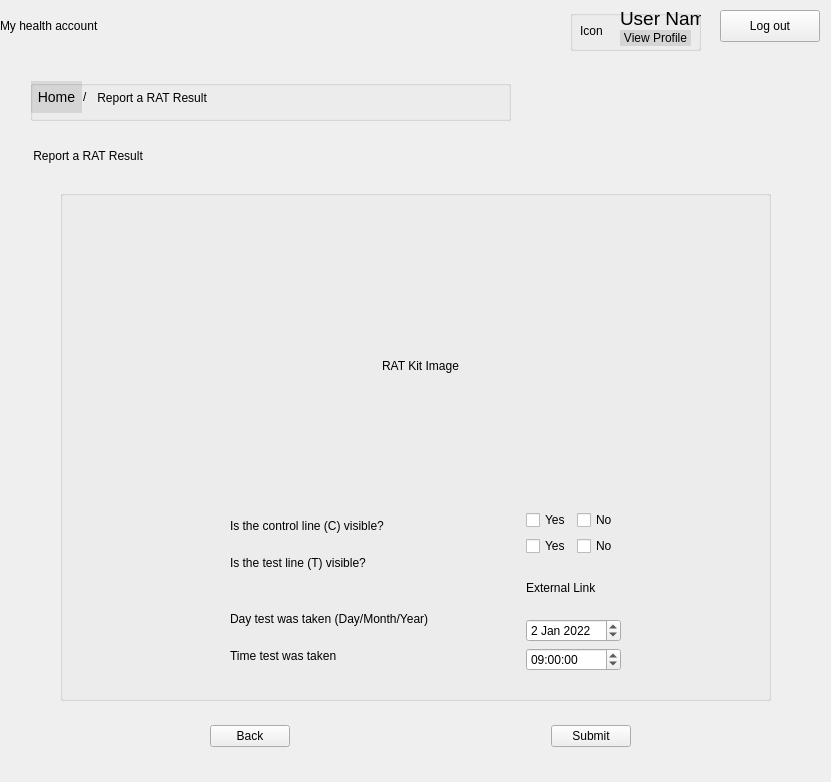
<?xml version="1.0" encoding="UTF-8"?>
<ui version="4.0">
 <class>UserReportRATResult</class>
 <widget class="QDialog" name="UserReportRATResult">
  <property name="geometry">
   <rect>
    <x>0</x>
    <y>0</y>
    <width>831</width>
    <height>782</height>
   </rect>
  </property>
  <property name="windowTitle">
   <string>Dialog</string>
  </property>
  <widget class="QLabel" name="label_6">
   <property name="geometry">
    <rect>
     <x>0</x>
     <y>10</y>
     <width>201</width>
     <height>31</height>
    </rect>
   </property>
   <property name="styleSheet">
    <string notr="true">font: 24pt &quot;.AppleSystemUIFont&quot;;</string>
   </property>
   <property name="text">
    <string>My health account </string>
   </property>
  </widget>
  <widget class="QLabel" name="label_7">
   <property name="geometry">
    <rect>
     <x>30</x>
     <y>140</y>
     <width>201</width>
     <height>31</height>
    </rect>
   </property>
   <property name="styleSheet">
    <string notr="true">font: 18pt &quot;.AppleSystemUIFont&quot;;</string>
   </property>
   <property name="text">
    <string> Report a RAT Result</string>
   </property>
  </widget>
  <widget class="QGroupBox" name="groupBox_2">
   <property name="geometry">
    <rect>
     <x>30</x>
     <y>80</y>
     <width>481</width>
     <height>41</height>
    </rect>
   </property>
   <property name="title">
    <string/>
   </property>
   <widget class="QLabel" name="label_9">
    <property name="geometry">
     <rect>
      <x>53</x>
      <y>9</y>
      <width>16</width>
      <height>16</height>
     </rect>
    </property>
    <property name="text">
     <string>/</string>
    </property>
   </widget>
   <widget class="QLabel" name="label_10">
    <property name="geometry">
     <rect>
      <x>64</x>
      <y>10</y>
      <width>241</width>
      <height>16</height>
     </rect>
    </property>
    <property name="text">
     <string> Report a RAT Result</string>
    </property>
   </widget>
   <widget class="QPushButton" name="pushButtonHome">
    <property name="geometry">
     <rect>
      <x>1</x>
      <y>1</y>
      <width>51</width>
      <height>32</height>
     </rect>
    </property>
    <property name="styleSheet">
     <string notr="true">QPushButton {
	background-color: rgb(0, 0, 0,0.1); 
	border: none; 
	color: rgb(0, 0, 0); 
	font: 14px;
} 

QPushButton:hover { 
	background-color: rgb(0, 0, 0, 0.1); 
	border: none; 
	color: rgb(0, 43, 255); 
}</string>
    </property>
    <property name="text">
     <string>Home</string>
    </property>
   </widget>
  </widget>
  <widget class="QGroupBox" name="groupBox_6">
   <property name="geometry">
    <rect>
     <x>570</x>
     <y>10</y>
     <width>131</width>
     <height>41</height>
    </rect>
   </property>
   <property name="title">
    <string/>
   </property>
   <widget class="QLabel" name="labelUserName">
    <property name="geometry">
     <rect>
      <x>50</x>
      <y>0</y>
      <width>91</width>
      <height>16</height>
     </rect>
    </property>
    <property name="font">
     <font>
      <family>.AppleSystemUIFont</family>
      <pointsize>14</pointsize>
      <italic>false</italic>
      <bold>false</bold>
     </font>
    </property>
    <property name="styleSheet">
     <string notr="true">font: 14pt &quot;.AppleSystemUIFont&quot;;</string>
    </property>
    <property name="text">
     <string>User Name</string>
    </property>
   </widget>
   <widget class="QLabel" name="labelIconUser">
    <property name="geometry">
     <rect>
      <x>10</x>
      <y>0</y>
      <width>41</width>
      <height>41</height>
     </rect>
    </property>
    <property name="text">
     <string>Icon</string>
    </property>
   </widget>
   <widget class="QPushButton" name="pushButtonViewProfile">
    <property name="geometry">
     <rect>
      <x>50</x>
      <y>20</y>
      <width>71</width>
      <height>16</height>
     </rect>
    </property>
    <property name="styleSheet">
     <string notr="true">QPushButton {
	background-color: rgb(0, 0, 0,0.1); 
	border: none; 
	color: rgb(0, 0, 0); 
	font: 12px;
} 

QPushButton:hover { 
	background-color: rgb(0, 0, 0, 0.1); 
	border: none; 
	color: rgb(0, 43, 255); 
}</string>
    </property>
    <property name="text">
     <string>View Profile</string>
    </property>
   </widget>
  </widget>
  <widget class="QPushButton" name="pushButtonLogout">
   <property name="geometry">
    <rect>
     <x>720</x>
     <y>10</y>
     <width>100</width>
     <height>32</height>
    </rect>
   </property>
   <property name="text">
    <string>Log out</string>
   </property>
  </widget>
  <widget class="QGroupBox" name="groupBox">
   <property name="geometry">
    <rect>
     <x>60</x>
     <y>190</y>
     <width>711</width>
     <height>511</height>
    </rect>
   </property>
   <property name="title">
    <string/>
   </property>
   <widget class="QLabel" name="labelRATKitImage">
    <property name="geometry">
     <rect>
      <x>210</x>
      <y>50</y>
      <width>301</width>
      <height>251</height>
     </rect>
    </property>
    <property name="text">
     <string>RAT Kit Image</string>
    </property>
    <property name="alignment">
     <set>Qt::AlignCenter</set>
    </property>
   </widget>
   <widget class="QWidget" name="layoutWidget">
    <property name="geometry">
     <rect>
      <x>170</x>
      <y>320</y>
      <width>391</width>
      <height>161</height>
     </rect>
    </property>
    <layout class="QHBoxLayout" name="horizontalLayout_3">
     <item>
      <layout class="QVBoxLayout" name="verticalLayout_2">
       <item>
        <widget class="QLabel" name="label">
         <property name="text">
          <string>Is the control line (C) visible?</string>
         </property>
        </widget>
       </item>
       <item>
        <widget class="QLabel" name="label_2">
         <property name="text">
          <string>Is the test line (T) visible?</string>
         </property>
        </widget>
       </item>
       <item>
        <spacer name="horizontalSpacer">
         <property name="orientation">
          <enum>Qt::Horizontal</enum>
         </property>
         <property name="sizeHint" stdset="0">
          <size>
           <width>40</width>
           <height>20</height>
          </size>
         </property>
        </spacer>
       </item>
       <item>
        <widget class="QLabel" name="label_4">
         <property name="text">
          <string>Day test was taken (Day/Month/Year)</string>
         </property>
        </widget>
       </item>
       <item>
        <widget class="QLabel" name="label_5">
         <property name="text">
          <string>Time test was taken</string>
         </property>
        </widget>
       </item>
      </layout>
     </item>
     <item>
      <layout class="QVBoxLayout" name="verticalLayout">
       <item>
        <layout class="QHBoxLayout" name="horizontalLayout">
         <item>
          <widget class="QCheckBox" name="checkBoxCYes">
           <property name="text">
            <string>Yes</string>
           </property>
          </widget>
         </item>
         <item>
          <widget class="QCheckBox" name="checkBoxCNo">
           <property name="text">
            <string>No</string>
           </property>
          </widget>
         </item>
        </layout>
       </item>
       <item>
        <layout class="QHBoxLayout" name="horizontalLayout_2">
         <item>
          <widget class="QCheckBox" name="checkBoxTYes">
           <property name="text">
            <string>Yes</string>
           </property>
          </widget>
         </item>
         <item>
          <widget class="QCheckBox" name="checkBoxTNo">
           <property name="text">
            <string>No</string>
           </property>
          </widget>
         </item>
        </layout>
       </item>
       <item>
        <widget class="QLabel" name="label_3">
         <property name="text">
          <string>External Link</string>
         </property>
        </widget>
       </item>
       <item>
        <widget class="QDateEdit" name="dateEdit">
         <property name="dateTime">
          <datetime>
           <hour>0</hour>
           <minute>0</minute>
           <second>0</second>
           <year>2022</year>
           <month>1</month>
           <day>2</day>
          </datetime>
         </property>
        </widget>
       </item>
       <item>
        <widget class="QTimeEdit" name="timeEdit">
         <property name="dateTime">
          <datetime>
           <hour>9</hour>
           <minute>0</minute>
           <second>0</second>
           <year>2021</year>
           <month>12</month>
           <day>31</day>
          </datetime>
         </property>
         <property name="time">
          <time>
           <hour>9</hour>
           <minute>0</minute>
           <second>0</second>
          </time>
         </property>
        </widget>
       </item>
      </layout>
     </item>
    </layout>
   </widget>
  </widget>
  <widget class="QWidget" name="layoutWidget">
   <property name="geometry">
    <rect>
     <x>210</x>
     <y>720</y>
     <width>421</width>
     <height>32</height>
    </rect>
   </property>
   <layout class="QHBoxLayout" name="horizontalLayout_4">
    <item>
     <widget class="QPushButton" name="pushButtonBack">
      <property name="text">
       <string>Back</string>
      </property>
     </widget>
    </item>
    <item>
     <spacer name="horizontalSpacer_2">
      <property name="orientation">
       <enum>Qt::Horizontal</enum>
      </property>
      <property name="sizeHint" stdset="0">
       <size>
        <width>168</width>
        <height>20</height>
       </size>
      </property>
     </spacer>
    </item>
    <item>
     <widget class="QPushButton" name="pushButtonSubmit">
      <property name="text">
       <string>Submit</string>
      </property>
     </widget>
    </item>
   </layout>
  </widget>
 </widget>
 <resources/>
 <connections/>
</ui>
